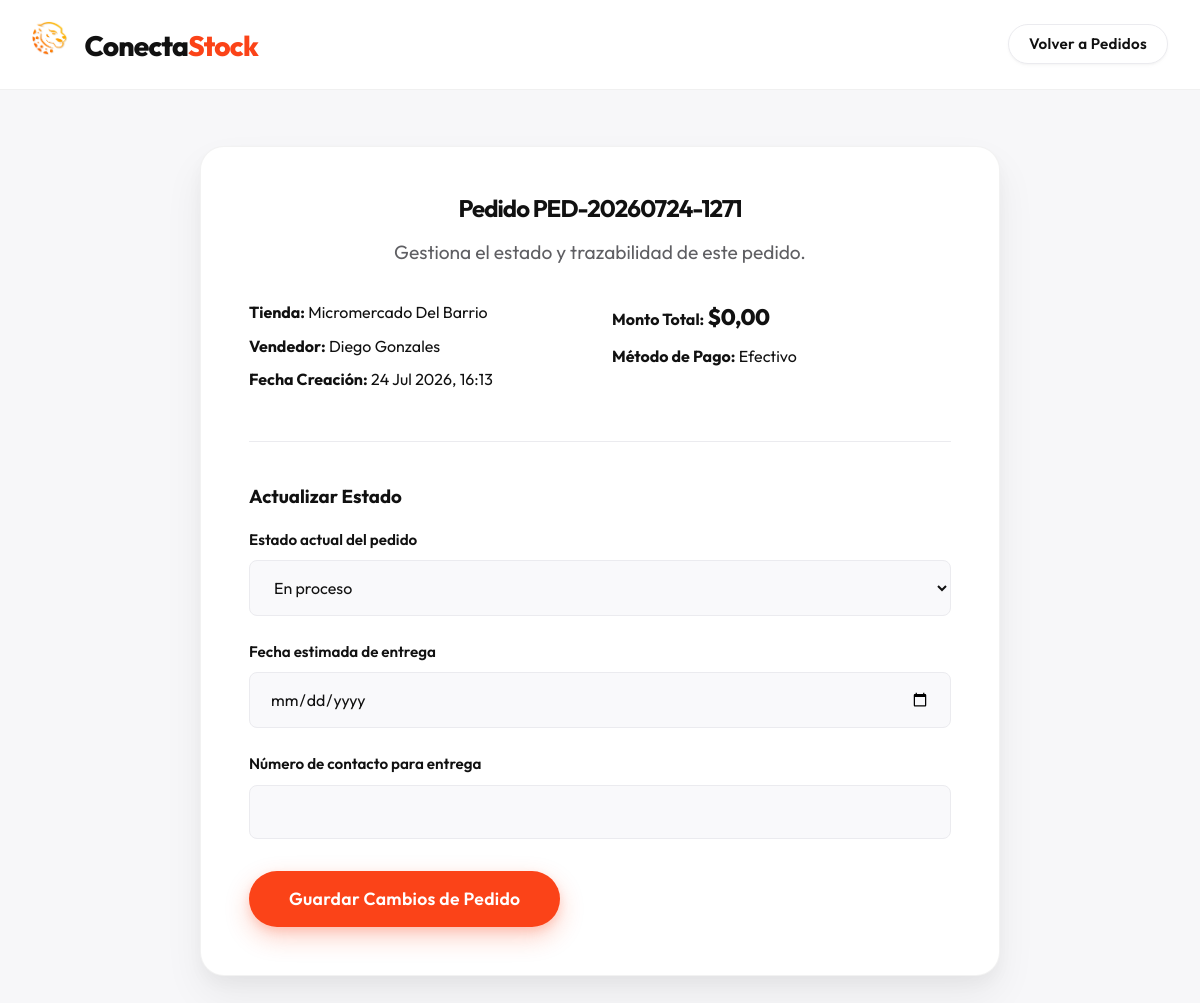
/dashboard/proveedor/pedidos/gestionar/1/ (signed in), run on an earlier commit of the app's database.
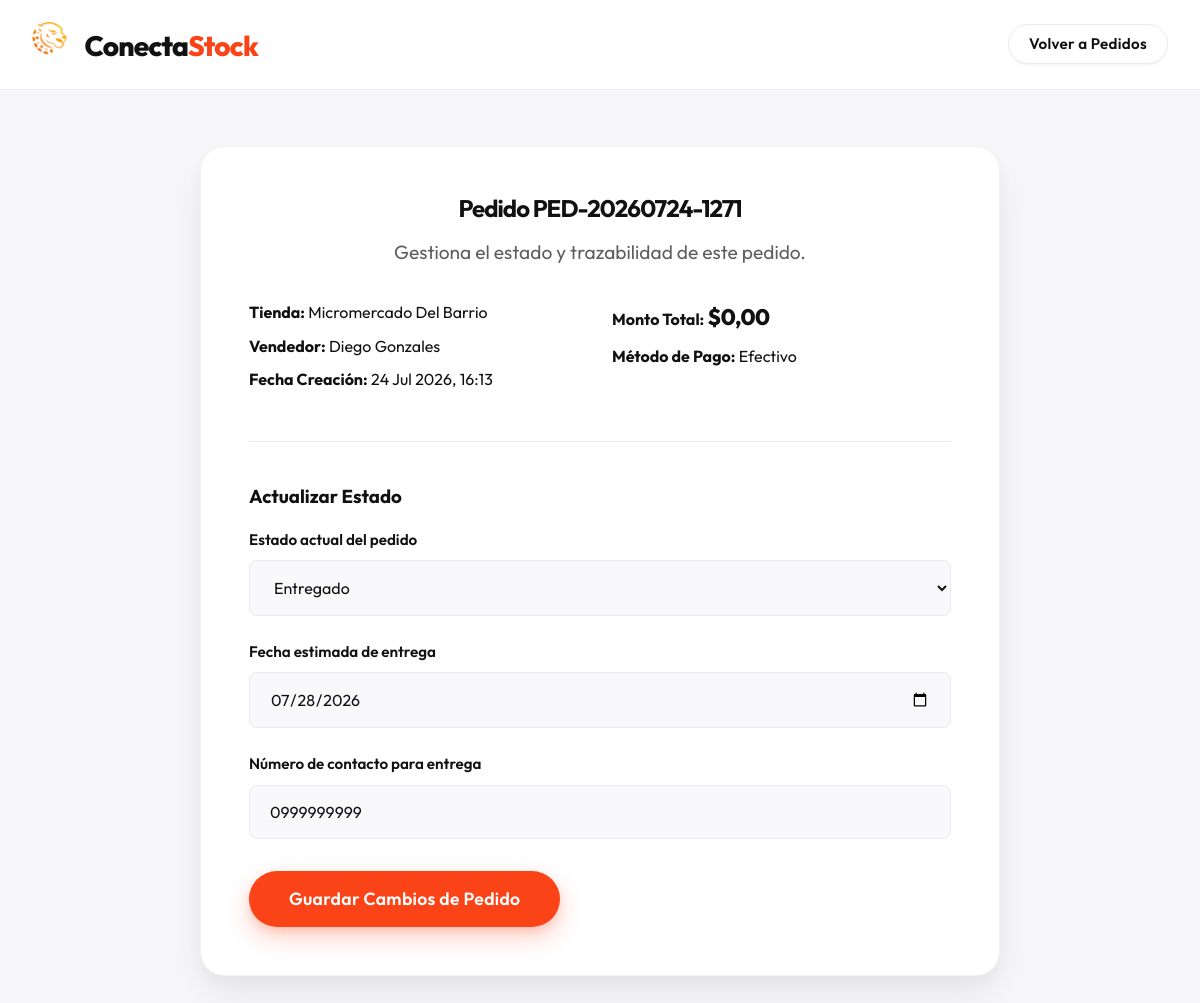
And on a later commit of the database.
### aplicacion/models.py (models this page shows, shortened)
class Pedido(models.Model):
    METODO_PAGO_CHOICES = (
        ('Efectivo', 'Efectivo'),
        ('Transferencia', 'Transferencia'),
    )
    ESTADO_CHOICES = (
        ('En proceso', 'En proceso'),
        ('Enviado', 'Enviado'),
        ('En ruta', 'En ruta'),
        ('Entregado', 'Entregado'),
    )
    numero_pedido = models.CharField(max_length=20, unique=True, blank=True)
    fecha = models.DateTimeField(auto_now_add=True)
    vendedor = models.ForeignKey(Vendedor, on_delete=models.CASCADE)
    tienda = models.ForeignKey(Tienda, on_delete=models.CASCADE)
    proveedor = models.ForeignKey(Proveedor, on_delete=models.CASCADE)
    metodo_pago = models.CharField(max_length=20, choices=METODO_PAGO_CHOICES)
    numero_transferencia = models.CharField(max_length=50, null=True, blank=True)
    estado = models.CharField(max_length=20, choices=ESTADO_CHOICES, default='En proceso')
    fecha_estimada_entrega = models.DateField(null=True, blank=True)
    numero_contacto = models.CharField(max_length=10, null=True, blank=True)
    def calcular_total(self):
        detalles = self.detalles.all()
        total = sum([detalle.get_subtotal() for detalle in detalles])
        return total

class Tienda(models.Model):
    usuario = models.OneToOneField(User, on_delete=models.CASCADE, related_name='perfil_tienda')
    cedula = models.CharField(max_length=10)
    ruc_rice = models.CharField(max_length=13, blank=True, null=True)
    nombre_tienda = models.CharField(max_length=100)
    nombre_propietario = models.CharField(max_length=50)
    apellido_propietario = models.CharField(max_length=50)
    telefono = models.CharField(max_length=15)
    correo = models.EmailField()
    ubicacion_lat = models.FloatField()
    ubicacion_lng = models.FloatField()

class Vendedor(models.Model):
    SECTOR_CHOICES = (
        ('Norte', 'Norte'),
        ('Sur', 'Sur'),
        ('Este', 'Este'),
        ('Oeste', 'Oeste'),
    )
    usuario = models.OneToOneField(User, on_delete=models.CASCADE, related_name='perfil_vendedor')
    cedula = models.CharField(max_length=10, unique=True)
    ruc_rice = models.CharField(max_length=13, blank=True, null=True)
    nombre = models.CharField(max_length=50)
    apellido = models.CharField(max_length=50)
    correo = models.EmailField()
    telefono = models.CharField(max_length=15)
    ciudad = models.CharField(max_length=50)
    sector = models.CharField(max_length=20, choices=SECTOR_CHOICES)

### aplicacion/views.py (the view)
# urls.py: path('dashboard/proveedor/pedidos/gestionar/<int:id>/', views.gestionar_pedido, name='gestionar_pedido'),
@login_required
def gestionar_pedido(request, id):
    if not hasattr(request.user, 'perfil_proveedor'):
        return redirect('index')
    proveedor = request.user.perfil_proveedor
    pedido = get_object_or_404(Pedido, pk=id, proveedor=proveedor)
    if request.method == 'POST':
        formulario = GestionarPedidoForm(request.POST, instance=pedido)
        if formulario.is_valid():
            formulario.save()
            return redirect('mis_pedidos')
    else:
        formulario = GestionarPedidoForm(instance=pedido)
    return render(request, 'gestionar_pedido.html', {'formulario': formulario, 'pedido': pedido})

### aplicacion/forms.py (shortened to what this page needs)
class GestionarPedidoForm(ModelForm):
    class Meta:
        model = Pedido
        fields = ['estado', 'fecha_estimada_entrega', 'numero_contacto']
        labels = {
            'estado': _('Estado actual del pedido'),
            'fecha_estimada_entrega': _('Fecha estimada de entrega'),
            'numero_contacto': _('Número de contacto para entrega'),
        }
        widgets = {
            'fecha_estimada_entrega': forms.DateInput(format=('%Y-%m-%d'), attrs={'class':'form-control', 'type': 'date'}),
            'numero_contacto': forms.TextInput(attrs={'class':'form-control', 'pattern': '[0-9]{10}', 'title': 'El número de contacto debe tener exactamente 10 dígitos numéricos'}),
        }

### aplicacion/templates/gestionar_pedido.html (shortened to what this page needs)
{% load static %}
<!DOCTYPE html>
<html lang="es">
<head>
    <link rel="stylesheet" href="{% static 'css/style.css' %}">
</head>
<body>
    <header class="b2b-header">
        <div class="container header-layout">
            <div class="logo-area">
                <strong class="brand-logo" style="display: flex; align-items: center;">
    <a href="{% url 'dashboard_proveedor' %}"
                        style="text-decoration: none; color: inherit;">
        <img src="{% static 'images/iso_1.png' %}" alt="Logo" style="height: 36px; margin-right: 12px; border-radius: 4px;">
        Conecta<span class="color-accent">Stock</span>
    </a>
</strong>
            </div>
            <nav aria-label="Navegación principal">
                <ul class="nav-links">
                    <li><a href="{% url 'mis_pedidos' %}" class="btn btn-secondary btn-sm">Volver a Pedidos</a></li>
                </ul>
            </nav>
        </div>
    </header>
    <main class="dashboard-main">
        <div class="container dashboard-section">
            <div class="form-card mx-auto" style="max-width: 800px;">
                <div class="section-header text-center mb-lg">
                    <h2 class="section-title font-1-5rem">Pedido {{ pedido.numero_pedido }}</h2>
                    <p class="section-desc">Gestiona el estado y trazabilidad de este pedido.</p>
                </div>
                <div class="info-grid">
                    <div>
                        <p class="mb-sm"><strong>Tienda:</strong> {{ pedido.tienda.nombre_tienda }}</p>
                        <p class="mb-sm"><strong>Vendedor:</strong> {{ pedido.vendedor.nombre }} {{ pedido.vendedor.apellido }}</p>
                        <p class="mb-sm"><strong>Fecha Creación:</strong> {{ pedido.fecha|date:"d M Y, H:i" }}</p>
                    </div>
                    <div>
                        <p class="mb-sm"><strong>Monto Total:</strong> <span class="price-highlight">${{ pedido.calcular_total|floatformat:2 }}</span></p>
                        <p class="mb-sm"><strong>Método de Pago:</strong> {{ pedido.metodo_pago }}</p>
                    </div>
                </div>
                <hr class="divider-line">
                <h3 class="mb-md">Actualizar Estado</h3>
                <form action="{% url 'gestionar_pedido' pedido.id %}" method="post">
                    {% for field in formulario %}
                    <div class="form-group">
                        <label for="{{ field.id_for_label }}">{{ field.label }}</label>
                        {{ field }}
                    </div>
                    {% endfor %}
                    <div class="text-right mt-lg">
                        <button type="submit" class="btn btn-primary btn-large">Guardar Cambios de Pedido</button>
                    </div>
                </form>
            </div>
        </div>
    </main>
</body>
</html>

What changed in the data, as far as the page shows it:
changed Pedido "PED-20260724-1271": estado "En proceso" → "Entregado"; fecha_estimada_entrega (not shown) → "07/28/2026"; numero_contacto (not shown) → "0999999999"
